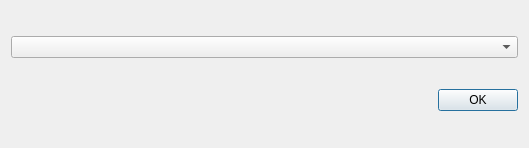
<?xml version="1.0" encoding="UTF-8"?>
<ui version="4.0">
 <class>Dialog</class>
 <widget class="QDialog" name="Dialog">
  <property name="geometry">
   <rect>
    <x>0</x>
    <y>0</y>
    <width>529</width>
    <height>148</height>
   </rect>
  </property>
  <property name="windowTitle">
   <string>Select point layer</string>
  </property>
  <layout class="QGridLayout" name="gridLayout">
   <item row="0" column="0">
    <widget class="QComboBox" name="comboBox"/>
   </item>
   <item row="1" column="0">
    <widget class="QDialogButtonBox" name="buttonBox">
     <property name="orientation">
      <enum>Qt::Horizontal</enum>
     </property>
     <property name="standardButtons">
      <set>QDialogButtonBox::Ok</set>
     </property>
    </widget>
   </item>
  </layout>
 </widget>
 <resources/>
 <connections>
  <connection>
   <sender>buttonBox</sender>
   <signal>accepted()</signal>
   <receiver>Dialog</receiver>
   <slot>accept()</slot>
   <hints>
    <hint type="sourcelabel">
     <x>248</x>
     <y>254</y>
    </hint>
    <hint type="destinationlabel">
     <x>157</x>
     <y>274</y>
    </hint>
   </hints>
  </connection>
  <connection>
   <sender>buttonBox</sender>
   <signal>rejected()</signal>
   <receiver>Dialog</receiver>
   <slot>reject()</slot>
   <hints>
    <hint type="sourcelabel">
     <x>316</x>
     <y>260</y>
    </hint>
    <hint type="destinationlabel">
     <x>286</x>
     <y>274</y>
    </hint>
   </hints>
  </connection>
 </connections>
</ui>
